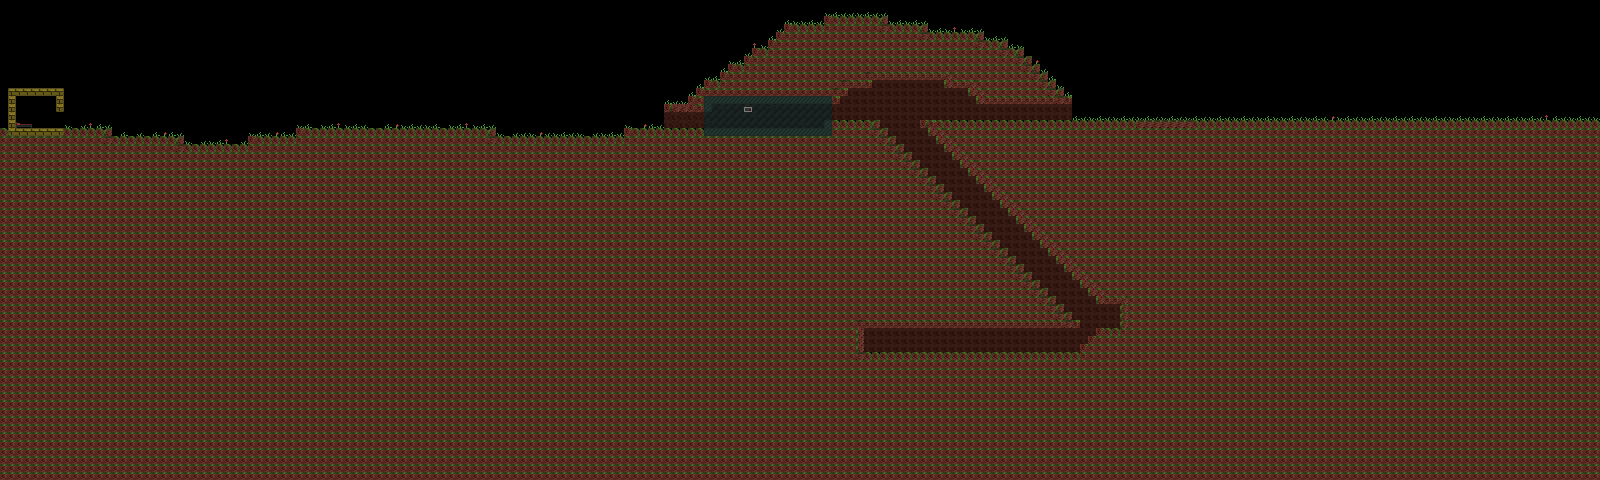

A 2D game scene composited from a Tiled map and its tileset images. What follows is a short description and the map's XML, with each tile layer's data collapsed to a summary:
An orthogonal 200x60 tile map with 8x8 px tiles, 4 tile layers (Background, Foreground, Walls, Forefront), 7 tilesets and 6 objects (5x SkellyManEntity, 3000).

<map version="1.2" tiledversion="1.2.4" orientation="orthogonal" renderorder="right-down" width="200" height="60" tilewidth="8" tileheight="8" infinite="0" nextlayerid="51" nextobjectid="23">
 <tileset firstgid="1" source="DirtTilesetSprite.tsx" />
 <tileset firstgid="49" source="IndustrialTilesetSprite.tsx" />
 <tileset firstgid="97" source="ForegroundTilesSprite.tsx" />
 <tileset firstgid="161" source="BackgroundTilesSprite.tsx" />
 <tileset firstgid="225" source="ForefrontTilesSprite.tsx" />
 <tileset firstgid="289" source="WoodTilesetSprite.tsx" />
 <tileset firstgid="337" source="Entities.tsx" />
 <layer id="47" name="Background" width="200" height="60">
  <data>[12000 cells, 735 non-empty, 10 distinct tile ids]</data>
 </layer>
 <layer id="48" name="Foreground" width="200" height="60">
  <data>[12000 cells, 13 non-empty, 12 distinct tile ids]</data>
 </layer>
 <layer id="49" name="Walls" width="200" height="60">
  <data>[12000 cells, 8981 non-empty, 34 distinct tile ids]</data>
 </layer>
 <objectgroup id="5" name="Entities">
  <object id="6" type="SkellyManEntity" gid="339" x="728" y="128" width="8" height="16" />
  <object id="8" type="SkellyManEntity" gid="339" x="576" y="136" width="8" height="16" />
  <object id="9" type="SkellyManEntity" gid="339" x="432" y="128" width="8" height="16" />
  <object id="11" type="SkellyManEntity" gid="339" x="904" y="352" width="8" height="16" />
  <object id="12" type="SkellyManEntity" gid="339" x="1360" y="120" width="8" height="16" />
  <object id="22" name="Player spawn" type="3000" x="38.3636" y="115.091">
   <point />
  </object>
 </objectgroup>
 <layer id="50" name="Forefront" width="200" height="60">
  <data>[12000 cells, 177 non-empty, 5 distinct tile ids]</data>
 </layer>
</map>